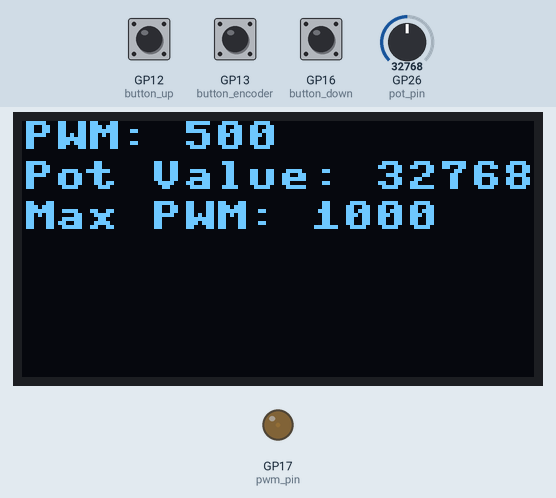
The program below on a simulated Raspberry Pi Pico running MicroPython. Parts: 128×64 one-colour display, output pins drawn as LEDs (lit = HIGH). The test bench sets the inputs (shaded band); at power-on: GP26 (pot_pin) = 32768, GP13 (button_encoder) HIGH, GP12 (button_up) LOW, GP16 (button_down) LOW (analog values on the 0–65535 scale). Pins used as bus, display or sensor lines are not drawn.

Above: at 1.2 s.
1.3 s: GP26 (pot_pin) set to 0
At 2.2 s:
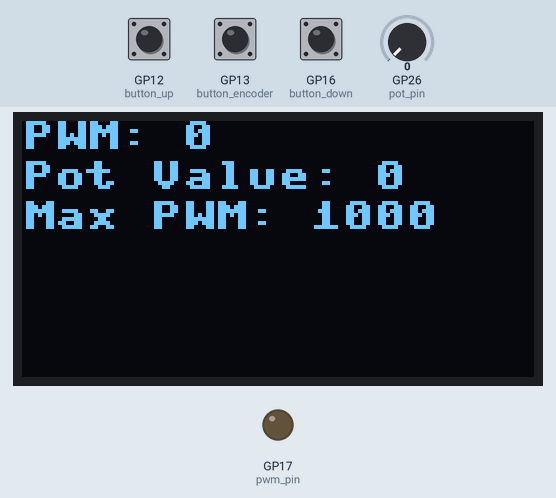
4.3 s: GP13 (button_encoder) pulled LOW for 0.15 s
At 5.3 s:
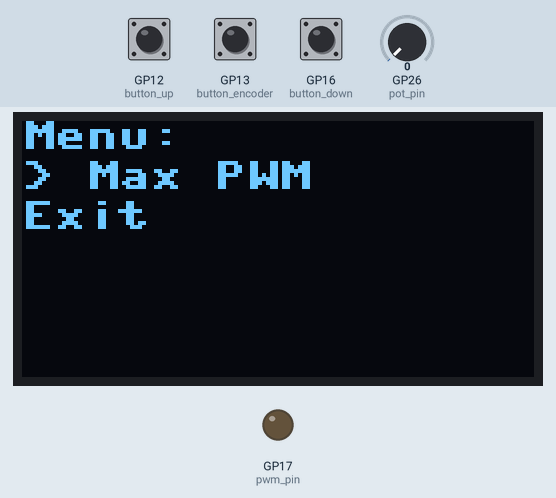
5.9 s: GP12 (button_up) pulled HIGH for 0.15 s
At 6.8 s:
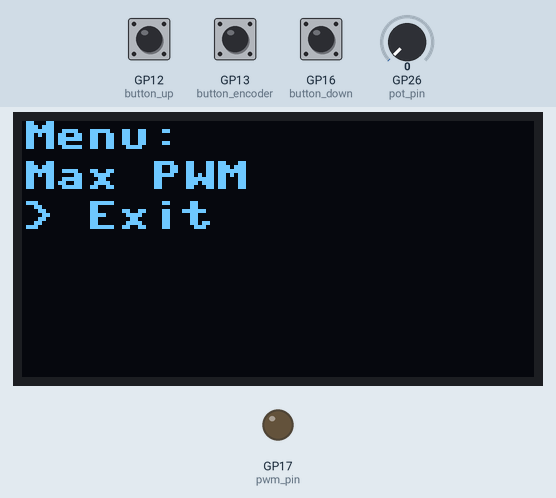
7.8 s: GP12 (button_up) pulled HIGH for 1 s
At 7.95 s:
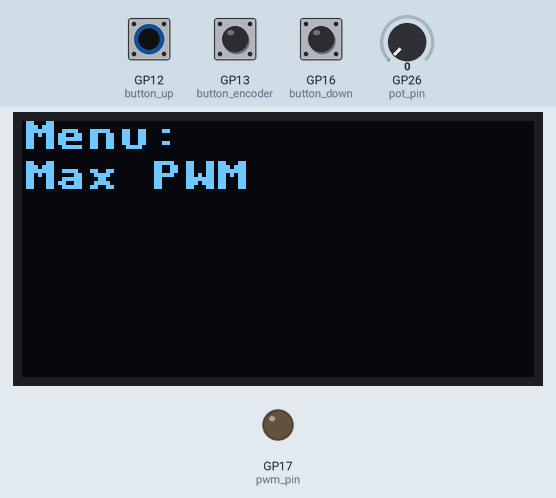
11.8 s: GP12 (button_up) pulled HIGH for 3.2 s
At 15.8 s:
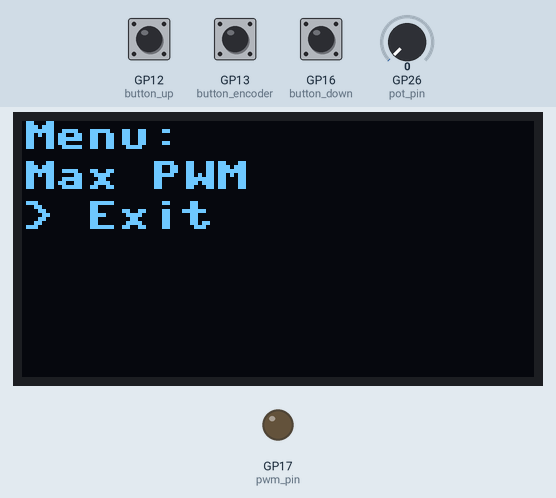
16.5 s: GP12 (button_up) driven HIGH and GP13 (button_encoder) driven LOW
At 16.65 s:
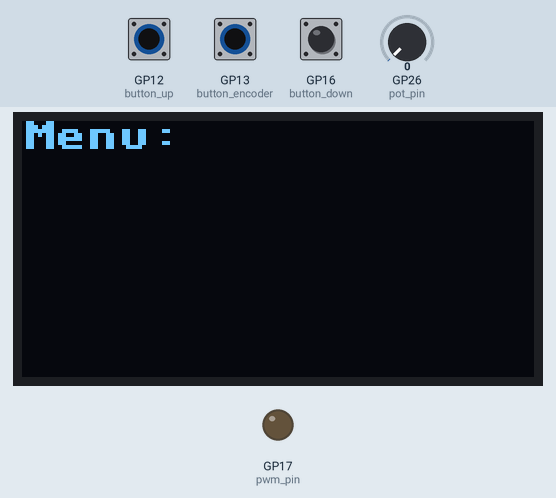
Timing chart, 0 to 19.5 s (numbered marks = the images above; inputs shaded):
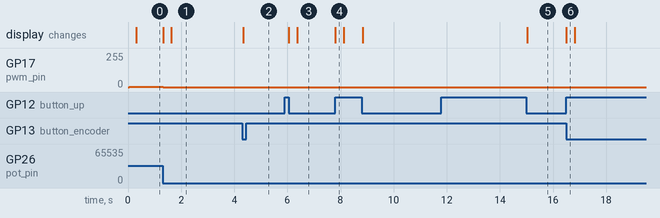

Measured:
- after the input at 1.3 s, GP17 (pwm_pin): 2/255 → 0/255 at once; the display: first changes at once (image 1 shows a later state)
- after the input at 4.3 s, the display: changes at once (image 2)
- after the input at 5.9 s, the display: first changes after 0.15 s (image 3 shows a later state)
- after the input at 7.8 s, the display: changes at once (image 4)
- after the input at 11.8 s, the display: changes after 3.2 s (image 5)
- after the input at 16.5 s, the display: changes at once (image 6)

The program:

eescoot_test_1.py
```python
import utime
import machine
from machine import Pin, ADC, PWM, I2C, SoftSPI, SPI
import ssd1306
from encoder import Encoder


spi = SPI(1, sck=Pin(10), mosi=Pin(11))
dc = Pin(8)   # data/command
rst = Pin(7)  # reset
cs = Pin(9)  # chip select, some modules do not have a pin for this
display = ssd1306.SSD1306_SPI(128, 64, spi, dc, rst, cs)


# Inicializace PWM signálu
pwm_pin = Pin(17)
pwm = PWM(pwm_pin)

# Inicializace potenciometruP
pot_pin = machine.ADC(26)

# Inicializace tlačítek
button_encoder = Pin(13, machine.Pin.IN, machine.Pin.PULL_UP)
button_up = Pin(12, machine.Pin.IN, machine.Pin.PULL_DOWN)
button_down = Pin(16, machine.Pin.IN, machine.Pin.PULL_DOWN)


# Proměnné menu
menu_items = ["Max PWM", "Exit"]
menu_item_index = 0
menu_item_selected = False
menu_item_max_pwm = 1000

# Proměnné pro ovládání tlačítka
confirm_button_pressed = False

# Funkce pro zobrazení textu na displeji
def show_text(text, line):
    display.text(text, 0, line * 10)
    display.show()

# Funkce pro aktualizaci menu
def update_menu():
    display.fill(0)

    if not menu_item_selected:
        # Hlavní obrazovka
        show_text("PWM: {}".format(pwm.duty_u16()), 0)
        show_text("Pot Value: {}".format(pot_pin.read_u16()), 1)
        show_text("Max PWM: {}".format(menu_item_max_pwm), 2)
    else:
        # Menu
        show_text("Menu:", 0)
        for i, item in enumerate(menu_items):
            if i == menu_item_index:
                item = "> " + item
            show_text(item, i + 1)

# Přerušení pro stisknutí potvrzovacího tlačítka (encoder)
def confirm_button_interrupt(pin):
    global confirm_button_pressed
    confirm_button_pressed = True

# Přerušení pro stisknutí tlačítka nahoru
def up_button_interrupt(pin):
    global menu_item_index
    menu_item_index = (menu_item_index - 1) % len(menu_items)

# Přerušení pro stisknutí tlačítka dolů
def down_button_interrupt(pin):
    global menu_item_index
    menu_item_index = (menu_item_index + 1) % len(menu_items)

# Nastavení přerušení pro tlačítka
button_encoder.irq(confirm_button_interrupt, machine.Pin.IRQ_FALLING)
button_up.irq(up_button_interrupt, machine.Pin.IRQ_FALLING)
button_down.irq(down_button_interrupt, machine.Pin.IRQ_FALLING)

# Hlavní smyčka
while True:
    if confirm_button_pressed:
        # Zpracování stisknutí potvrzovacího tlačítka
        confirm_button_pressed = False

        if not menu_item_selected:
            # Přechod do menu
            menu_item_selected = True
        elif menu_item_index == 0:
            # Nastavení maximální hodnoty PWM
            menu_item_max_pwm += 100
        elif menu_item_index == 1:
            # Exit z menu
            menu_item_selected = False

    if not menu_item_selected:
        # Zobrazení hlavní obrazovky
        update_menu()
    else:
        # Zobrazení menu
        update_menu()

    # Aktualizace PWM signálu
    pot_value = pot_pin.read_u16()
    max_pwm = menu_item_max_pwm
    duty = int(pot_value * max_pwm / 65535)
    pwm.duty_u16(duty)

    utime.sleep_ms(10)
```

encoder.py
```python
import machine
import utime

class Encoder:
    def __init__(self, pin_clk, pin_dt, pin_sw):
        self.pin_clk = machine.Pin(pin_clk, machine.Pin.IN, machine.Pin.PULL_UP)
        self.pin_dt = machine.Pin(pin_dt, machine.Pin.IN, machine.Pin.PULL_UP)
        self.pin_sw = machine.Pin(pin_sw, machine.Pin.IN, machine.Pin.PULL_UP)
        self.value = 0
        self.prev_clk_state = self.pin_clk.value()
        self.hold_start_time = 0

    def update(self):
        clk_state = self.pin_clk.value()
        dt_state = self.pin_dt.value()

        if clk_state != self.prev_clk_state:
            if dt_state != clk_state:
                self.value += 1
            else:
                self.value -= 1

        self.prev_clk_state = clk_state

    def switch_state(self):
        return self.pin_sw.value()

    def held(self, duration):
        if self.pin_sw.value() == 0:
            current_time = utime.ticks_ms()
            if self.hold_start_time == 0:
                self.hold_start_time = current_time
            elif current_time - self.hold_start_time >= duration:
                return True
        else:
            self.hold_start_time = 0
        return False
```
